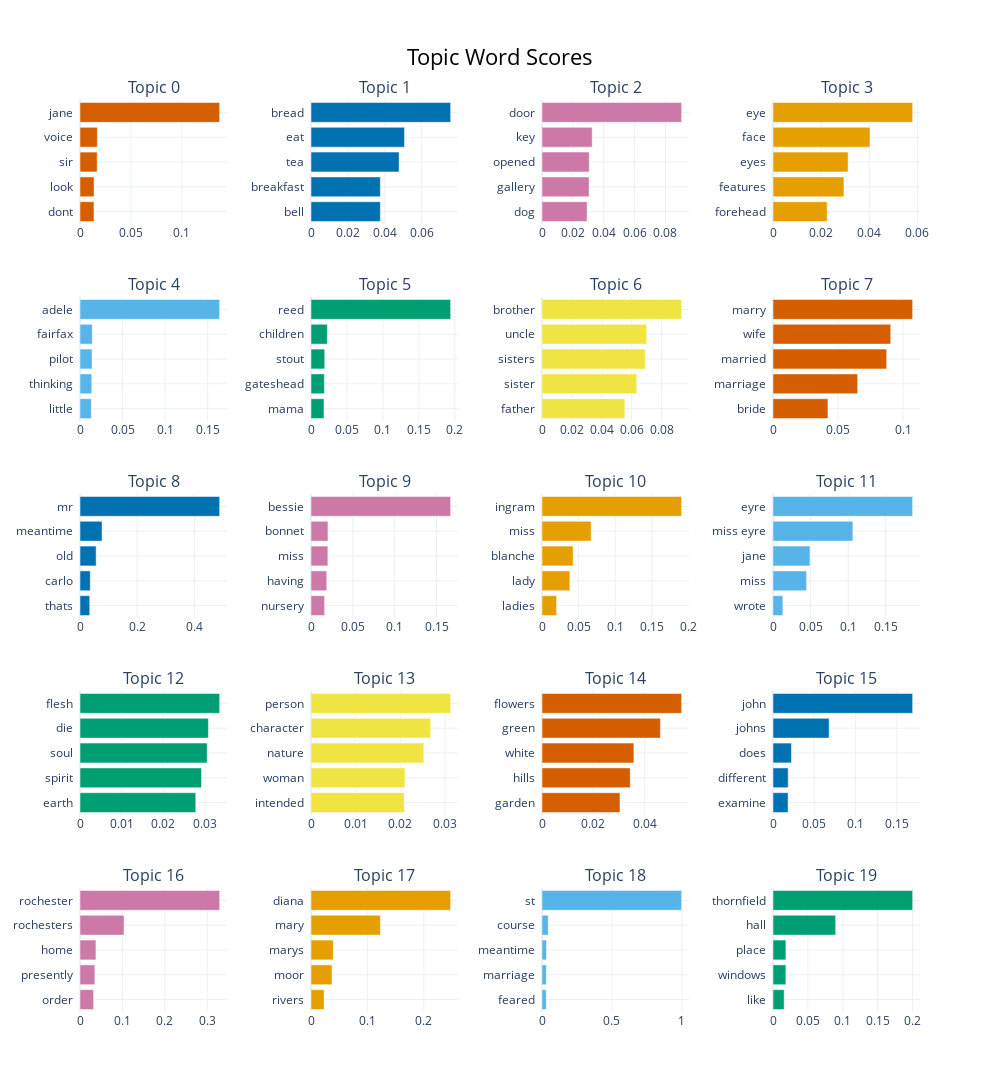

Here is the notebook cell this chart was saved with:
### Markdown cell above
## Visualize Terms

### Code cell
topic_model.visualize_barchart(top_n_topics=20)

### Figure 1 — Plotly figure (JSON) as saved in the notebook; plotly's stock layout.template omitted (floating-point values rounded to 4 significant figures)
{"data": [{"marker": {"color": "#D55E00"}, "orientation": "h", "type": "bar", "x": [0.01371, 0.01381, 0.01686, 0.01701, 0.137], "xaxis": "x", "y": ["dont  ", "look  ", "sir  ", "voice  ", "jane  "], "yaxis": "y"}, {"marker": {"color": "#0072B2"}, "orientation": "h", "type": "bar", "x": [0.03755, 0.03755, 0.04771, 0.05064, 0.07561], "xaxis": "x2", "y": ["bell  ", "breakfast  ", "tea  ", "eat  ", "bread  "], "yaxis": "y2"}, {"marker": {"color": "#CC79A7"}, "orientation": "h", "type": "bar", "x": [0.02923, 0.03053, 0.03064, 0.03252, 0.09049], "xaxis": "x3", "y": ["dog  ", "gallery  ", "opened  ", "key  ", "door  "], "yaxis": "y3"}, {"marker": {"color": "#E69F00"}, "orientation": "h", "type": "bar", "x": [0.02253, 0.02948, 0.03122, 0.04032, 0.05804], "xaxis": "x4", "y": ["forehead  ", "features  ", "eyes  ", "face  ", "eye  "], "yaxis": "y4"}, {"marker": {"color": "#56B4E9"}, "orientation": "h", "type": "bar", "x": [0.01327, 0.0138, 0.01417, 0.01445, 0.1641], "xaxis": "x5", "y": ["little  ", "thinking  ", "pilot  ", "fairfax  ", "adele  "], "yaxis": "y5"}, {"marker": {"color": "#009E73"}, "orientation": "h", "type": "bar", "x": [0.01806, 0.01859, 0.0191, 0.02271, 0.1943], "xaxis": "x6", "y": ["mama  ", "gateshead  ", "stout  ", "children  ", "reed  "], "yaxis": "y6"}, {"marker": {"color": "#F0E442"}, "orientation": "h", "type": "bar", "x": [0.05546, 0.06344, 0.06907, 0.07008, 0.09345], "xaxis": "x7", "y": ["father  ", "sister  ", "sisters  ", "uncle  ", "brother  "], "yaxis": "y7"}, {"marker": {"color": "#D55E00"}, "orientation": "h", "type": "bar", "x": [0.04226, 0.06509, 0.08738, 0.09052, 0.1074], "xaxis": "x8", "y": ["bride  ", "marriage  ", "married  ", "wife  ", "marry  "], "yaxis": "y8"}, {"marker": {"color": "#0072B2"}, "orientation": "h", "type": "bar", "x": [0.03397, 0.03594, 0.05642, 0.07706, 0.488], "xaxis": "x9", "y": ["thats  ", "carlo  ", "old  ", "meantime  ", "mr  "], "yaxis": "y9"}, {"marker": {"color": "#CC79A7"}, "orientation": "h", "type": "bar", "x": [0.01627, 0.01884, 0.02016, 0.02027, 0.1669], "xaxis": "x10", "y": ["nursery  ", "having  ", "miss  ", "bonnet  ", "bessie  "], "yaxis": "y10"}, {"marker": {"color": "#E69F00"}, "orientation": "h", "type": "bar", "x": [0.0199, 0.03805, 0.0426, 0.06711, 0.1906], "xaxis": "x11", "y": ["ladies  ", "lady  ", "blanche  ", "miss  ", "ingram  "], "yaxis": "y11"}, {"marker": {"color": "#56B4E9"}, "orientation": "h", "type": "bar", "x": [0.01312, 0.04466, 0.04919, 0.1063, 0.1858], "xaxis": "x12", "y": ["wrote  ", "miss  ", "jane  ", "miss eyre  ", "eyre  "], "yaxis": "y12"}, {"marker": {"color": "#009E73"}, "orientation": "h", "type": "bar", "x": [0.02781, 0.02919, 0.03055, 0.03084, 0.03354], "xaxis": "x13", "y": ["earth  ", "spirit  ", "soul  ", "die  ", "flesh  "], "yaxis": "y13"}, {"marker": {"color": "#F0E442"}, "orientation": "h", "type": "bar", "x": [0.02089, 0.02104, 0.02526, 0.0268, 0.03127], "xaxis": "x14", "y": ["intended  ", "woman  ", "nature  ", "character  ", "person  "], "yaxis": "y14"}, {"marker": {"color": "#D55E00"}, "orientation": "h", "type": "bar", "x": [0.0304, 0.03442, 0.03582, 0.04616, 0.05444], "xaxis": "x15", "y": ["garden  ", "hills  ", "white  ", "green  ", "flowers  "], "yaxis": "y15"}, {"marker": {"color": "#0072B2"}, "orientation": "h", "type": "bar", "x": [0.01827, 0.0184, 0.02235, 0.06794, 0.1691], "xaxis": "x16", "y": ["examine  ", "different  ", "does  ", "johns  ", "john  "], "yaxis": "y16"}, {"marker": {"color": "#CC79A7"}, "orientation": "h", "type": "bar", "x": [0.03217, 0.03502, 0.03756, 0.1038, 0.3292], "xaxis": "x17", "y": ["order  ", "presently  ", "home  ", "rochesters  ", "rochester  "], "yaxis": "y17"}, {"marker": {"color": "#E69F00"}, "orientation": "h", "type": "bar", "x": [0.02322, 0.03719, 0.03946, 0.1229, 0.2474], "xaxis": "x18", "y": ["rivers  ", "moor  ", "marys  ", "mary  ", "diana  "], "yaxis": "y18"}, {"marker": {"color": "#56B4E9"}, "orientation": "h", "type": "bar", "x": [0.03053, 0.03088, 0.03204, 0.04447, 0.9979], "xaxis": "x19", "y": ["feared  ", "marriage  ", "meantime  ", "course  ", "st  "], "yaxis": "y19"}, {"marker": {"color": "#009E73"}, "orientation": "h", "type": "bar", "x": [0.016, 0.01843, 0.01848, 0.08975, 0.2], "xaxis": "x20", "y": ["like  ", "windows  ", "place  ", "hall  ", "thornfield  "], "yaxis": "y20"}], "layout": {"annotations": [{"font": {"size": 16}, "showarrow": false, "text": "Topic 0", "x": 0.0875, "xanchor": "center", "xref": "paper", "y": 1.0, "yanchor": "bottom", "yref": "paper"}, {"font": {"size": 16}, "showarrow": false, "text": "Topic 1", "x": 0.3625, "xanchor": "center", "xref": "paper", "y": 1.0, "yanchor": "bottom", "yref": "paper"}, {"font": {"size": 16}, "showarrow": false, "text": "Topic 2", "x": 0.6375, "xanchor": "center", "xref": "paper", "y": 1.0, "yanchor": "bottom", "yref": "paper"}, {"font": {"size": 16}, "showarrow": false, "text": "Topic 3", "x": 0.9125, "xanchor": "center", "xref": "paper", "y": 1.0, "yanchor": "bottom", "yref": "paper"}, {"font": {"size": 16}, "showarrow": false, "text": "Topic 4", "x": 0.0875, "xanchor": "center", "xref": "paper", "y": 0.784, "yanchor": "bottom", "yref": "paper"}, {"font": {"size": 16}, "showarrow": false, "text": "Topic 5", "x": 0.3625, "xanchor": "center", "xref": "paper", "y": 0.784, "yanchor": "bottom", "yref": "paper"}, {"font": {"size": 16}, "showarrow": false, "text": "Topic 6", "x": 0.6375, "xanchor": "center", "xref": "paper", "y": 0.784, "yanchor": "bottom", "yref": "paper"}, {"font": {"size": 16}, "showarrow": false, "text": "Topic 7", "x": 0.9125, "xanchor": "center", "xref": "paper", "y": 0.784, "yanchor": "bottom", "yref": "paper"}, {"font": {"size": 16}, "showarrow": false, "text": "Topic 8", "x": 0.0875, "xanchor": "center", "xref": "paper", "y": 0.568, "yanchor": "bottom", "yref": "paper"}, {"font": {"size": 16}, "showarrow": false, "text": "Topic 9", "x": 0.3625, "xanchor": "center", "xref": "paper", "y": 0.568, "yanchor": "bottom", "yref": "paper"}, {"font": {"size": 16}, "showarrow": false, "text": "Topic 10", "x": 0.6375, "xanchor": "center", "xref": "paper", "y": 0.568, "yanchor": "bottom", "yref": "paper"}, {"font": {"size": 16}, "showarrow": false, "text": "Topic 11", "x": 0.9125, "xanchor": "center", "xref": "paper", "y": 0.568, "yanchor": "bottom", "yref": "paper"}, {"font": {"size": 16}, "showarrow": false, "text": "Topic 12", "x": 0.0875, "xanchor": "center", "xref": "paper", "y": 0.352, "yanchor": "bottom", "yref": "paper"}, {"font": {"size": 16}, "showarrow": false, "text": "Topic 13", "x": 0.3625, "xanchor": "center", "xref": "paper", "y": 0.352, "yanchor": "bottom", "yref": "paper"}, {"font": {"size": 16}, "showarrow": false, "text": "Topic 14", "x": 0.6375, "xanchor": "center", "xref": "paper", "y": 0.352, "yanchor": "bottom", "yref": "paper"}, {"font": {"size": 16}, "showarrow": false, "text": "Topic 15", "x": 0.9125, "xanchor": "center", "xref": "paper", "y": 0.352, "yanchor": "bottom", "yref": "paper"}, {"font": {"size": 16}, "showarrow": false, "text": "Topic 16", "x": 0.0875, "xanchor": "center", "xref": "paper", "y": 0.136, "yanchor": "bottom", "yref": "paper"}, {"font": {"size": 16}, "showarrow": false, "text": "Topic 17", "x": 0.3625, "xanchor": "center", "xref": "paper", "y": 0.136, "yanchor": "bottom", "yref": "paper"}, {"font": {"size": 16}, "showarrow": false, "text": "Topic 18", "x": 0.6375, "xanchor": "center", "xref": "paper", "y": 0.136, "yanchor": "bottom", "yref": "paper"}, {"font": {"size": 16}, "showarrow": false, "text": "Topic 19", "x": 0.9125, "xanchor": "center", "xref": "paper", "y": 0.136, "yanchor": "bottom", "yref": "paper"}], "height": 1250, "hoverlabel": {"bgcolor": "white", "font": {"family": "Rockwell", "size": 16}}, "showlegend": false, "title": {"font": {"color": "Black", "size": 22}, "text": "Topic Word Scores", "x": 0.5, "xanchor": "center", "yanchor": "top"}, "width": 1000, "xaxis": {"anchor": "y", "domain": [0, 0.175], "showgrid": true}, "xaxis10": {"anchor": "y10", "domain": [0.275, 0.45], "showgrid": true}, "xaxis11": {"anchor": "y11", "domain": [0.55, 0.725], "showgrid": true}, "xaxis12": {"anchor": "y12", "domain": [0.825, 1], "showgrid": true}, "xaxis13": {"anchor": "y13", "domain": [0, 0.175], "showgrid": true}, "xaxis14": {"anchor": "y14", "domain": [0.275, 0.45], "showgrid": true}, "xaxis15": {"anchor": "y15", "domain": [0.55, 0.725], "showgrid": true}, "xaxis16": {"anchor": "y16", "domain": [0.825, 1], "showgrid": true}, "xaxis17": {"anchor": "y17", "domain": [0, 0.175], "showgrid": true}, "xaxis18": {"anchor": "y18", "domain": [0.275, 0.45], "showgrid": true}, "xaxis19": {"anchor": "y19", "domain": [0.55, 0.725], "showgrid": true}, "xaxis2": {"anchor": "y2", "domain": [0.275, 0.45], "showgrid": true}, "xaxis20": {"anchor": "y20", "domain": [0.825, 1], "showgrid": true}, "xaxis3": {"anchor": "y3", "domain": [0.55, 0.725], "showgrid": true}, "xaxis4": {"anchor": "y4", "domain": [0.825, 1], "showgrid": true}, "xaxis5": {"anchor": "y5", "domain": [0, 0.175], "showgrid": true}, "xaxis6": {"anchor": "y6", "domain": [0.275, 0.45], "showgrid": true}, "xaxis7": {"anchor": "y7", "domain": [0.55, 0.725], "showgrid": true}, "xaxis8": {"anchor": "y8", "domain": [0.825, 1], "showgrid": true}, "xaxis9": {"anchor": "y9", "domain": [0, 0.175], "showgrid": true}, "yaxis": {"anchor": "x", "domain": [0.864, 1.0], "showgrid": true}, "yaxis10": {"anchor": "x10", "domain": [0.432, 0.568], "showgrid": true}, "yaxis11": {"anchor": "x11", "domain": [0.432, 0.568], "showgrid": true}, "yaxis12": {"anchor": "x12", "domain": [0.432, 0.568], "showgrid": true}, "yaxis13": {"anchor": "x13", "domain": [0.216, 0.352], "showgrid": true}, "yaxis14": {"anchor": "x14", "domain": [0.216, 0.352], "showgrid": true}, "yaxis15": {"anchor": "x15", "domain": [0.216, 0.352], "showgrid": true}, "yaxis16": {"anchor": "x16", "domain": [0.216, 0.352], "showgrid": true}, "yaxis17": {"anchor": "x17", "domain": [0, 0.136], "showgrid": true}, "yaxis18": {"anchor": "x18", "domain": [0, 0.136], "showgrid": true}, "yaxis19": {"anchor": "x19", "domain": [0, 0.136], "showgrid": true}, "yaxis2": {"anchor": "x2", "domain": [0.864, 1.0], "showgrid": true}, "yaxis20": {"anchor": "x20", "domain": [0, 0.136], "showgrid": true}, "yaxis3": {"anchor": "x3", "domain": [0.864, 1.0], "showgrid": true}, "yaxis4": {"anchor": "x4", "domain": [0.864, 1.0], "showgrid": true}, "yaxis5": {"anchor": "x5", "domain": [0.648, 0.784], "showgrid": true}, "yaxis6": {"anchor": "x6", "domain": [0.648, 0.784], "showgrid": true}, "yaxis7": {"anchor": "x7", "domain": [0.648, 0.784], "showgrid": true}, "yaxis8": {"anchor": "x8", "domain": [0.648, 0.784], "showgrid": true}, "yaxis9": {"anchor": "x9", "domain": [0.432, 0.568], "showgrid": true}}}
